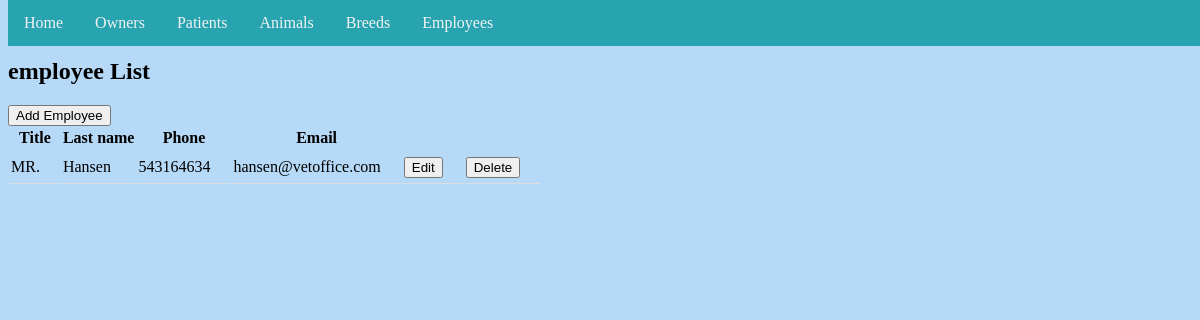
Screenshot of /employee/list/ with the database file from the repository.
### employee/models.py (models this page shows, shortened)
class Employee(models.Model):
    TITLE_CHOICE = [
        ('MR.', 'Mr.'),
        ('MISS.', 'Miss.'),
        ('MS.', 'Ms.'),
        ('MRS.', 'Mrs.'),
        ('DR.', 'Dr.'),
    ]
    first_name = models.CharField(max_length=200)
    last_name = models.CharField(max_length=200)
    title = models.CharField(max_length=5, choices=TITLE_CHOICE, default='Dr.')
    phone = models.CharField(max_length=10)
    email = models.CharField(max_length=200, default="last_name@vetoffice.com")

### employee/views.py (the view)
# urls.py: path('list/', views.EmployeeList.as_view(), name='employeelist'),
class EmployeeList(ListView):
    model = Employee
    template_name = 'employee_list.html'

### templates/employee_list.html (shortened to what this page needs)
{% extends './base.html' %}
{% block content %}
<h2>employee List</h2>
<a href="{% url 'employee:employeecreate' %}"><button class"btn">Add Employee</button></a>
<table id="employees">
  <tr>
    <th>Title</th>
    <th>Last name</th>
    <th>Phone</th>
    <th>Email</th>
    <th> </th>
    <th> </th>
  </tr>
    {% for employee in employee_list %}
  <tr>
    <td>{{ employee.title }}</td>
    <td>{{ employee.last_name }}</td>
    <td>{{ employee.phone }}</td>
    <td>{{ employee.email }}</td>
    <td><a href="{% url 'employee:employeeupdate' employee.id %}"><button>Edit</button></a></td>
    <td><a href="{% url 'employee:employeedelete' employee.id %}"><button>Delete</button></a></td>
  </tr>
  {% endfor %}
</table>
{% endblock %}

### static/css/style.css (style rules this page uses)
body { background-image: url("images/background.jpg"); background-repeat: no-repeat; background-color: #b5d9f6; background-position: center; background-size: cover; padding-top: 30px; height: 2000px; }
.owners th, td { text-align: left; padding-right: 20px; padding-top: 5px; padding-bottom: 5px; border-bottom: 1px solid #ddd; }

### rows the page displays
Employee: title "MR.", last_name "Hansen", phone "543164634", email "hansen@vetoffice.com"
